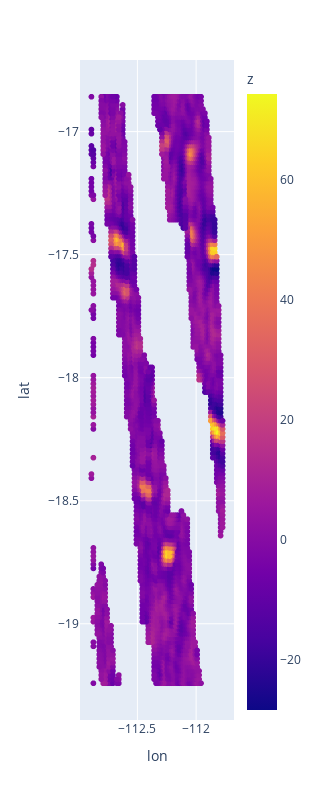

This figure's notebook cell:
### Code cell
y_true = px.scatter(X_test, x='lon', y='lat', color='z')
y_true.update_layout(
        width=320,
        height=800,
        xaxis=dict(type='linear', autorange=True),  # Adjust x-axis properties
        yaxis=dict(type='linear', autorange=True),  # Adjust y-axis properties
    )

### Figure 1 — Plotly figure (JSON) as saved in the notebook; plotly's stock layout.template omitted (floating-point values rounded to 4 significant figures; data arrays with more than 128 entries replaced by an {"elided": "..."} marker saying what was removed)
{"data": [{"hovertemplate": "lon=%{x}<br>lat=%{y}<br>z=%{marker.color}<extra></extra>", "legendgroup": "", "marker": {"color": {"elided": "4147 float values"}, "coloraxis": "coloraxis", "symbol": "circle"}, "mode": "markers", "name": "", "showlegend": false, "type": "scattergl", "x": {"elided": "4147 float values"}, "xaxis": "x", "y": {"elided": "4147 float values"}, "yaxis": "y"}], "layout": {"coloraxis": {"colorbar": {"title": {"text": "z"}}, "colorscale": [[0, "#0d0887"], [0.1111, "#46039f"], [0.2222, "#7201a8"], [0.3333, "#9c179e"], [0.4444, "#bd3786"], [0.5556, "#d8576b"], [0.6667, "#ed7953"], [0.7778, "#fb9f3a"], [0.8889, "#fdca26"], [1, "#f0f921"]]}, "height": 800, "legend": {"tracegroupgap": 0}, "margin": {"t": 60}, "width": 320, "xaxis": {"anchor": "y", "autorange": true, "domain": [0, 1], "title": {"text": "lon"}, "type": "linear"}, "yaxis": {"anchor": "x", "autorange": true, "domain": [0, 1], "title": {"text": "lat"}, "type": "linear"}}}
